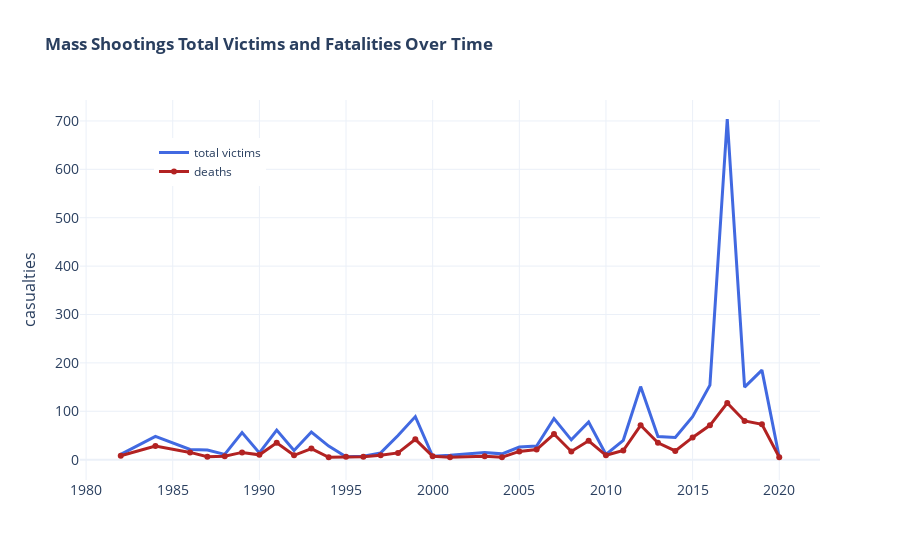

The code cell stored with this chart in its notebook:
### Markdown cell above
### 5.1  Total Victims and Deaths | Data Visualization

### Code cell
fig = plt.figure(figsize=(20,5))

# Create traces
fig = go.Figure()
fig.add_trace(go.Scatter(x=vfi_by_year.year, y=vfi_by_year.total_victims,
                    mode='lines',
                    name='total victims',
                    line=dict(color='royalblue', width=3))),
fig.add_trace(go.Scatter(x=vfi_by_year.year, y=vfi_by_year.fatalities,
                    mode='lines+markers',
                    name='deaths',
                    line=dict(color='firebrick', width=3))),

fig.update_layout(
    barmode='stack',
    title='<b>Mass Shootings Total Victims and Fatalities Over Time</b>',
    xaxis_tickfont_size=14,
    yaxis=dict(
        title='casualties',
        titlefont_size=16,
        tickfont_size=14,
    ),
    template='plotly_white',
    legend=dict(
        x=0.1,
        y=0.9,
        bgcolor='#FFFFFF',
        bordercolor='#a0a0a0'
    ))

### Figure 1 — Plotly figure (JSON) as saved in the notebook; plotly's stock layout.template omitted (floating-point values rounded to 4 significant figures)
{"data": [{"line": {"color": "royalblue", "width": 3}, "mode": "lines", "name": "total victims", "type": "scatter", "x": [1982, 1984, 1986, 1987, 1988, 1989, 1990, 1991, 1992, 1993, 1994, 1995, 1996, 1997, 1998, 1999, 2000, 2001, 2003, 2004, 2005, 2006, 2007, 2008, 2009, 2010, 2011, 2012, 2013, 2014, 2015, 2016, 2017, 2018, 2019, 2020], "y": [11, 48, 21, 20, 11, 56, 14, 61, 19, 57, 28, 6, 7, 14, 50, 89, 7, 9, 15, 12, 26, 28, 85, 41, 78, 11, 40, 151, 48, 46, 89, 154, 704, 150, 185, 5]}, {"line": {"color": "firebrick", "width": 3}, "mode": "lines+markers", "name": "deaths", "type": "scatter", "x": [1982, 1984, 1986, 1987, 1988, 1989, 1990, 1991, 1992, 1993, 1994, 1995, 1996, 1997, 1998, 1999, 2000, 2001, 2003, 2004, 2005, 2006, 2007, 2008, 2009, 2010, 2011, 2012, 2013, 2014, 2015, 2016, 2017, 2018, 2019, 2020], "y": [8, 28, 15, 6, 7, 15, 10, 35, 9, 23, 5, 6, 6, 9, 14, 42, 7, 5, 7, 5, 17, 21, 53, 17, 39, 9, 19, 71, 35, 18, 46, 71, 117, 80, 73, 5]}], "layout": {"barmode": "stack", "legend": {"bgcolor": "#FFFFFF", "bordercolor": "#a0a0a0", "x": 0.1, "y": 0.9}, "title": {"text": "<b>Mass Shootings Total Victims and Fatalities Over Time</b>"}, "xaxis": {"tickfont": {"size": 14}}, "yaxis": {"tickfont": {"size": 14}, "title": {"font": {"size": 16}, "text": "casualties"}}}}
